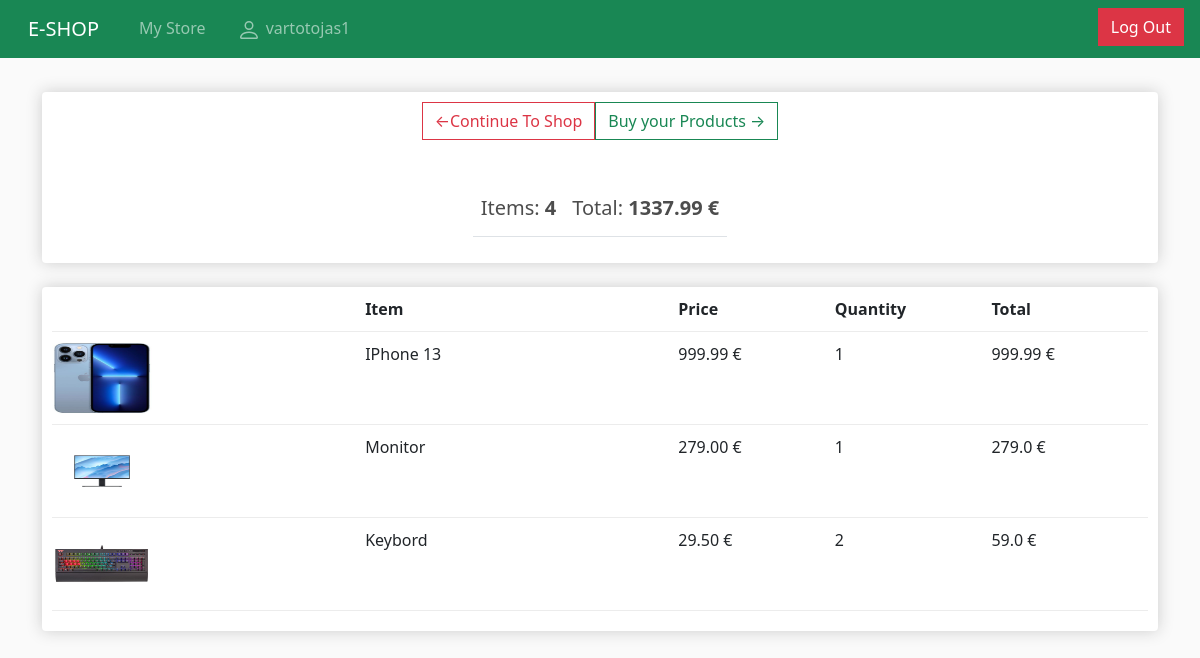
/store/ (signed in), run on the app's committed database.
### eshop/models.py (models this page shows, shortened)
class Order(models.Model):
    customer_id = models.ForeignKey('Customer', related_name="customer", on_delete=models.SET_NULL, blank=True, null=True)
    date_ordered = models.DateField("Ordered date", null=True, blank=True)
    status_id = models.ForeignKey("Status", on_delete=models.SET_NULL, null=True)
    user = models.OneToOneField(User, on_delete=models.CASCADE, null=True, blank=True)
    class Meta:
        verbose_name = "Order"
        verbose_name_plural = "Orders"
    @property
    def get_cart_total(self):
        orderitems = self.productorder_set.all()
        total = sum([item.get_total_amount for item in orderitems])
        return total
    @property
    def get_all_items(self):
        orderitems = self.productorder_set.all()
        total = sum([item.quantity for item in orderitems])
        return total

class ProductOrder(models.Model):
    product_id = models.ForeignKey('Product', on_delete=models.SET_NULL, blank=True, null=True)
    order_id = models.ForeignKey('Order', on_delete=models.SET_NULL, blank=True, null=True)
    quantity = models.IntegerField(default=0, null=True, blank=True)
    class Meta:
        verbose_name = "Product Order"
        verbose_name_plural = "Product Orders"
    @property
    def get_total_amount(self):
        total = self.product_id.price * self.quantity
        return total

class Product(models.Model):
    name = models.CharField(max_length=200)
    price = models.FloatField()
    description = models.CharField(max_length=200, null=True, blank=True)
    image = models.ImageField(null=True, blank=True)
    class Meta:
        verbose_name = "Product"
        verbose_name_plural = "Products"

### eshop/views.py (the view)
# urls.py: path("store/", views.my_store, name="store"),
def my_store(request):
    if request.user.is_authenticated:
        order, created = Order.objects.get_or_create(user=request.user)
        items = order.productorder_set.all()
    else:
        items = []
        order = {'get_all_items': 0, 'get_cart_total': 0}
    context = {'order': order, 'items': items}
    return render(request, 'my_store.html', context)

### eshop/templates/my_store.html
{% extends "base.html" %}
{% load static %}
{% block content %}
<div class="row">
    <div class="col-lg-12">
        <div class="box-element">
            <div class="d-flex justify-content-center">
                <a  class="btn btn-outline-danger" href="{% url 'eshop' %}">&#x2190;Continue To Shop</a>
                <a  class="btn btn-outline-success" href="#">Buy your Products &#x2192;</a>
            </div>
            <br>
            <br>
            <table class="table">
                <tr class="d-flex justify-content-center">
                    <th><h5>Items: <strong>{{order.get_all_items}}</strong></h5></th>
                    <th><h5>Total:<strong> {{order.get_cart_total|floatformat:2}} €</strong></h5></th>
                </tr>
            </table>
        </div>
        <br>
        <div class="box-element">
            <div class="cart-row">
                <div style="flex:2"></div>
                <div style="flex:2"><strong>Item</strong></div>
                <div style="flex:1"><strong>Price</strong></div>
                <div style="flex:1"><strong>Quantity</strong></div>
                <div style="flex:1"><strong>Total</strong></div>
            </div>
            {% for item in items %}
            <div class="cart-row">
                <div style="flex:2"><img class="row-image" src="{{item.product_id.image.url}}" style="height:4.5em"></div>
                <div style="flex:2"><p>{{item.product_id.name}}</p></div>
                <div style="flex:1"><p>{{item.product_id.price |floatformat:2}} €</p></div>
                <div style="flex:1">{{item.quantity}}</div>
                <div style="flex:1"><p>{{item.get_total_amount}} €</p></div>
            </div>
            {% endfor %}
        </div>
    </div>
</div>
{% endblock content %}

### eshop/templates/base.html (shortened to what this page needs)
<!DOCTYPE html>
{% load static %}
<html lang="en">
<head>
    <link href="https://cdn.jsdelivr.net/npm/bootstrap@5.0.2/dist/css/bootstrap.min.css" rel="stylesheet">
    <link rel="stylesheet" type="text/css" href="{% static 'css/styles.css' %}">
</head>
<body>
    <nav class="navbar navbar-expand-lg navbar-dark bg-success">
        <div class="container-fluid">
            <a class="navbar-brand mx-3" href="{% url 'eshop' %}">E-SHOP</a>
          <div class="collapse navbar-collapse" id="navbarNavDropdown">
            <ul class="navbar-nav mr-3 d-flex flex-row justify-content-start">
                {% if user.is_authenticated %}
              <li class="nav-item active">
                  <a class="nav-link mx-3" href="{% url 'store' %}">My Store</a>
              </li>
                    <li class="nav-item"><a class="nav-link" href="#">
                    {{ user.get_username }}</a></li>
                    <li class="nav-item position-absolute end-0 mx-3">
                         <div class="form-inline my-2 my-lg-0">
                             <a class="btn btn-danger" href="{% url 'logout'%}?next={{request.path}}">Log Out</a>
                         </div>
                    </li>
                {% endif %}
            </ul>
          </div>
        </div>
      </nav>
        <div class="container">
            <br>
            {% block content %}
            {% endblock content %}
        </div>
</body>
</html>

### static/css/styles.css (style rules this page uses)
body { background-color: hsl(0, 0%, 98%); }
h1,h2,h3,h4,h5,h6 { color:hsl(0, 0%, 30%); }
.box-element { box-shadow:hsl(0, 0%, 80%) 0 0 16px; background-color: #fff; border-radius: 4px; padding: 10px; }
.col-lg-4, .col-lg-6, .col-lg-8, .col-lg-12 { margin-top: 10px; }
.btn { border-radius: 0; }
.row-image { width: 100px; }
.cart-row { display: flex; align-items: flex-stretch; padding-bottom: 10px; margin-bottom: 10px; border-bottom: 1px solid #ececec; }

### data on the page
Order: get_all_items "4", get_cart_total "1337.99"
ProductOrder: product_id.image (picture), product_id.name "IPhone 13", product_id.price "999.99", quantity "1", get_total_amount "999.99"
ProductOrder: product_id.image (picture), product_id.name "Monitor", product_id.price "279.00", quantity "1", get_total_amount "279.0"
ProductOrder: product_id.image (picture), product_id.name "Keybord", product_id.price "29.50", quantity "2", get_total_amount "59.0"

### other printed values
{{ user.get_username }} "vartotojas1"
